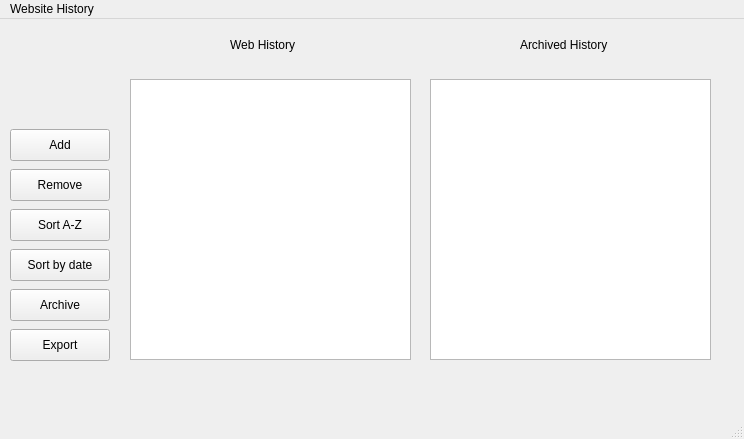
<?xml version="1.0" encoding="UTF-8"?>
<ui version="4.0">
 <class>webHistory</class>
 <widget class="QMainWindow" name="webHistory">
  <property name="geometry">
   <rect>
    <x>0</x>
    <y>0</y>
    <width>744</width>
    <height>439</height>
   </rect>
  </property>
  <property name="windowTitle">
   <string>webHistory</string>
  </property>
  <widget class="QWidget" name="centralwidget">
   <widget class="QPushButton" name="pushButton">
    <property name="geometry">
     <rect>
      <x>10</x>
      <y>110</y>
      <width>100</width>
      <height>32</height>
     </rect>
    </property>
    <property name="text">
     <string>Add</string>
    </property>
   </widget>
   <widget class="QPushButton" name="pushButton_2">
    <property name="geometry">
     <rect>
      <x>10</x>
      <y>150</y>
      <width>100</width>
      <height>32</height>
     </rect>
    </property>
    <property name="text">
     <string>Remove</string>
    </property>
   </widget>
   <widget class="QPushButton" name="pushButton_4">
    <property name="geometry">
     <rect>
      <x>10</x>
      <y>230</y>
      <width>100</width>
      <height>32</height>
     </rect>
    </property>
    <property name="text">
     <string>Sort by date</string>
    </property>
   </widget>
   <widget class="QPushButton" name="pushButton_5">
    <property name="geometry">
     <rect>
      <x>10</x>
      <y>270</y>
      <width>100</width>
      <height>32</height>
     </rect>
    </property>
    <property name="text">
     <string>Archive</string>
    </property>
   </widget>
   <widget class="QPushButton" name="pushButton_6">
    <property name="geometry">
     <rect>
      <x>10</x>
      <y>310</y>
      <width>100</width>
      <height>32</height>
     </rect>
    </property>
    <property name="text">
     <string>Export</string>
    </property>
   </widget>
   <widget class="QListWidget" name="listWidget">
    <property name="geometry">
     <rect>
      <x>130</x>
      <y>60</y>
      <width>281</width>
      <height>281</height>
     </rect>
    </property>
   </widget>
   <widget class="QPushButton" name="pushButton_7">
    <property name="geometry">
     <rect>
      <x>10</x>
      <y>190</y>
      <width>100</width>
      <height>32</height>
     </rect>
    </property>
    <property name="text">
     <string>Sort A-Z</string>
    </property>
   </widget>
   <widget class="QListWidget" name="listWidget_2">
    <property name="geometry">
     <rect>
      <x>430</x>
      <y>60</y>
      <width>281</width>
      <height>281</height>
     </rect>
    </property>
   </widget>
   <widget class="QLabel" name="label">
    <property name="geometry">
     <rect>
      <x>520</x>
      <y>0</y>
      <width>101</width>
      <height>51</height>
     </rect>
    </property>
    <property name="text">
     <string>Archived History</string>
    </property>
   </widget>
   <widget class="QLabel" name="label_2">
    <property name="geometry">
     <rect>
      <x>230</x>
      <y>0</y>
      <width>91</width>
      <height>51</height>
     </rect>
    </property>
    <property name="text">
     <string>Web History</string>
    </property>
   </widget>
   <widget class="QLabel" name="label_3">
    <property name="geometry">
     <rect>
      <x>10</x>
      <y>10</y>
      <width>101</width>
      <height>91</height>
     </rect>
    </property>
    <property name="text">
     <string/>
    </property>
    <property name="pixmap">
     <pixmap resource="extras.qrc">:/new/prefix1/detective_magnifying_glass1.jpg</pixmap>
    </property>
    <property name="scaledContents">
     <bool>true</bool>
    </property>
   </widget>
  </widget>
  <widget class="QMenuBar" name="menubar">
   <property name="geometry">
    <rect>
     <x>0</x>
     <y>0</y>
     <width>744</width>
     <height>37</height>
    </rect>
   </property>
   <widget class="QMenu" name="menuWebsite_History">
    <property name="title">
     <string>Website History</string>
    </property>
   </widget>
   <addaction name="menuWebsite_History"/>
  </widget>
  <widget class="QStatusBar" name="statusbar"/>
 </widget>
 <resources>
  <include location="extras.qrc"/>
 </resources>
 <connections/>
</ui>
